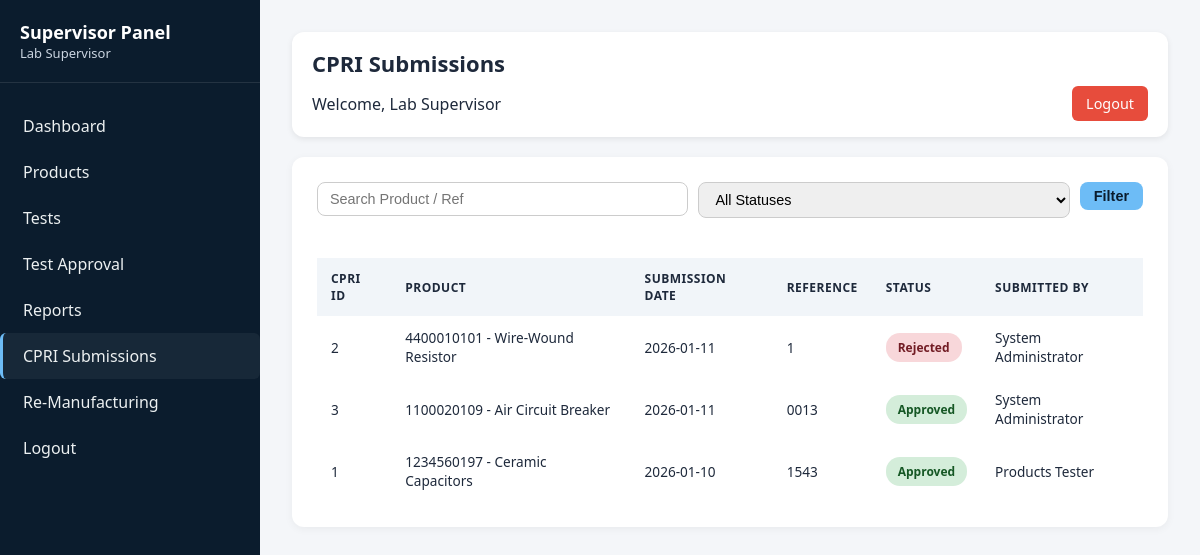
Page /backend/supervisor/modules/cpri/list.php (signed in) on the committed database.
### tables this page shows
CREATE TABLE `cpri_submissions` (
  `cpri_id` int(11) NOT NULL,
  `product_id` varchar(10) NOT NULL,
  `submission_date` date NOT NULL,
  `cpri_reference_number` varchar(50) DEFAULT NULL,
  `expected_approval_date` date DEFAULT NULL,
  `actual_approval_date` date DEFAULT NULL,
  `approval_status` enum('Submitted','Under Review','Approved','Rejected','Resubmission Required') DEFAULT 'Submitted',
  `cpri_remarks` text DEFAULT NULL,
  `documents_submitted` text DEFAULT NULL,
  `submitted_by` int(11) NOT NULL,
  `created_at` timestamp NOT NULL DEFAULT current_timestamp(),
  `updated_at` timestamp NOT NULL DEFAULT current_timestamp() ON UPDATE current_timestamp()
);

CREATE TABLE `products` (
  `product_id` varchar(10) NOT NULL,
  `product_type_id` int(11) NOT NULL,
  `product_name` varchar(150) NOT NULL,
  `product_code` varchar(6) NOT NULL,
  `revision_number` varchar(2) NOT NULL,
  `manufacturing_number` varchar(2) NOT NULL,
  `batch_number` varchar(50) DEFAULT NULL,
  `manufacturing_date` date NOT NULL,
  `quantity` int(11) DEFAULT 1,
  `specifications` text DEFAULT NULL,
  `current_status` enum('In Testing','Passed','Failed','Re-Manufacturing','Sent to CPRI') DEFAULT 'In Testing',
  `cpri_submission_date` date DEFAULT NULL,
  `remarks` text DEFAULT NULL,
  `created_by` int(11) NOT NULL,
  `created_at` timestamp NOT NULL DEFAULT current_timestamp(),
  `updated_at` timestamp NOT NULL DEFAULT current_timestamp() ON UPDATE current_timestamp()
);

CREATE TABLE `users` (
  `user_id` int(11) NOT NULL,
  `username` varchar(50) NOT NULL,
  `password` varchar(255) NOT NULL,
  `full_name` varchar(100) NOT NULL,
  `email` varchar(100) NOT NULL,
  `phone` varchar(15) DEFAULT NULL,
  `user_type` enum('Admin','Tester','Supervisor') NOT NULL,
  `is_active` tinyint(1) DEFAULT 1,
  `created_at` timestamp NOT NULL DEFAULT current_timestamp(),
  `last_login` timestamp NULL DEFAULT NULL
);

### backend/supervisor/modules/cpri/list.php (the view, shortened to what this page needs)
<?php
require_once "../../../config/database.php";
$user_name = isset($_SESSION['full_name']) ? $_SESSION['full_name'] : 'Supervisor';
$search_term = $_GET['search'] ?? '';
$query = "SELECT c.cpri_id, c.product_id, c.submission_date, c.cpri_reference_number,
                 c.approval_status, p.product_name, u.full_name AS submitted_by_name
          FROM cpri_submissions c
          JOIN products p ON c.product_id = p.product_id
          JOIN users u ON c.submitted_by = u.user_id
          WHERE 1=1";
$query .= " ORDER BY c.submission_date DESC";
$stmt = $conn->prepare($query);
$stmt->execute();
$submissions = $stmt->get_result()->fetch_all(MYSQLI_ASSOC);
?>
<!DOCTYPE html>
<html lang="en">
<head>
    <link rel="stylesheet" href="../../public/style.css">
</head>
<body>
    <div class="dashboard-container">
        <aside class="sidebar">
            <div class="sidebar-header">
                <h2>Supervisor Panel</h2>
                <p><?php echo htmlspecialchars($user_name); ?></p>
            </div>
            <ul class="sidebar-menu">
                <li><a href="../../index.php">Dashboard</a></li>
                <li><a href="../products/list.php">Products</a></li>
                <li><a href="../products/tests.php">Tests</a></li>
                <li><a href="../products/test_approval.php">Test Approval</a></li>
                <li><a href="../reports/index.php">Reports</a></li>
                <li><a href="list.php" class="active">CPRI Submissions</a></li>
                <li><a href="../remanufacturing/list.php">Re-Manufacturing</a></li>
                <li><a href="../../../logout.php">Logout</a></li>
            </ul>
        </aside>
        <main class="main-content">
            <div class="top-bar">
                <h1>CPRI Submissions</h1>
                <div class="user-info">Welcome, <?php echo htmlspecialchars($user_name); ?> <a href="../../../logout.php" class="logout-btn" style="margin-left:12px;background:#e74c3c;">Logout</a></div>
            </div>
            <div class="content-section">
                <form method="get" class="filters">
                    <input type="text" name="search" placeholder="Search Product / Ref" value="<?php echo htmlspecialchars($search_term); ?>">
                    <select name="status">
                        <option value="">All Statuses</option>
                    </select>
                    <button class="btn" type="submit">Filter</button>
                </form>
                <div class="table-responsive">
                    <table>
                        <thead>
                            <tr>
                                <th>CPRI ID</th>
                                <th>Product</th>
                                <th>Submission Date</th>
                                <th>Reference</th>
                                <th>Status</th>
                                <th>Submitted By</th>
                            </tr>
                        </thead>
                        <tbody>
                            <?php if (!$submissions): ?>
                                <tr><td colspan="6" style="text-align:center;color:#777;padding:20px;">No submissions found</td></tr>
                            <?php else: ?>
                                <?php foreach ($submissions as $row): ?>
                                    <?php
                                    $badge = 'badge-pending';
                                    if ($row['approval_status'] === 'Approved') $badge = 'badge-approved';
                                    elseif ($row['approval_status'] === 'Rejected' || $row['approval_status'] === 'Resubmission Required') $badge = 'badge-rejected';
                                    ?>
                                    <tr>
                                        <td><?php echo htmlspecialchars($row['cpri_id']); ?></td>
                                        <td><?php echo htmlspecialchars($row['product_id'] . ' - ' . $row['product_name']); ?></td>
                                        <td><?php echo htmlspecialchars($row['submission_date']); ?></td>
                                        <td><?php echo htmlspecialchars($row['cpri_reference_number'] ?? 'N/A'); ?></td>
                                        <td><span class="badge <?php echo $badge; ?>"><?php echo htmlspecialchars($row['approval_status']); ?></span></td>
                                        <td><?php echo htmlspecialchars($row['submitted_by_name']); ?></td>
                                    </tr>
                                <?php endforeach; ?>
                            <?php endif; ?>
                        </tbody>
                    </table>
                </div>
            </div>
        </main>
    </div>
</body>
</html>

### backend/supervisor/modules/cpri/list.php (style rules this page uses)
:root { --navy: #0b1c2d; --text: #1e293b; --accent: #6dbcf6; --glass: rgba(255, 255, 255, 0.85); --success: #d4edda; --success-text: #155724; --error: #f8d7da; --error-text: #721c24; --info: #d1ecf1; --info-text: #0c5460; --warning: #fff3cd; --warning-text: #856404; --purple: #f0e6ff; --purple-text: #4b2c6f; }
* { margin: 0; padding: 0; box-sizing: border-box; }
body { font-family: 'Segoe UI', sans-serif; background: #f4f6f9; color: var(--text); overflow-x: hidden; }
.content-section { background: white; padding: 25px; border-radius: 12px; box-shadow: 0 2px 8px rgba(0,0,0,0.05); }
.content-section .btn { background: var(--accent); color: var(--navy); border-radius: 8px; padding: 6px 14px; text-decoration: none; font-size: 0.9rem; transition: all 0.3s; }
table { width: 100%; border-collapse: collapse; margin-top: 20px; font-size: 0.95rem; }
th, td { padding: 12px 15px; text-align: left; }
th { background: #f1f5f9; font-weight: 600; text-transform: uppercase; font-size: 0.85rem; }
td { background: #fff; }

### rows in the picture
cpri_submissions: cpri_id "2", product.product_name "4400010101 - Wire-Wound Resistor", submission_date "2026-01-11", cpri_reference_number "1", approval_status "Rejected", submitted_by.full_name "System Administrator"
cpri_submissions: cpri_id "3", product.product_name "1100020109 - Air Circuit Breaker", submission_date "2026-01-11", cpri_reference_number "0013", approval_status "Approved", submitted_by.full_name "System Administrator"
cpri_submissions: cpri_id "1", product.product_name "1234560197 - Ceramic Capacitors", submission_date "2026-01-10", cpri_reference_number "1543", approval_status "Approved", submitted_by.full_name "Products Tester"

### other values in the picture
$user_name "Lab Supervisor"
